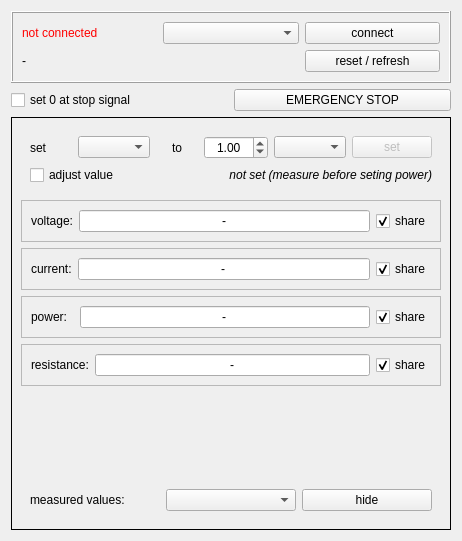
<?xml version="1.0" encoding="UTF-8"?>
<ui version="4.0">
 <class>eaps8000UsbWindow</class>
 <widget class="QWidget" name="eaps8000UsbWindow">
  <property name="geometry">
   <rect>
    <x>0</x>
    <y>0</y>
    <width>462</width>
    <height>541</height>
   </rect>
  </property>
  <property name="windowTitle">
   <string>EAPS 8000 Usb</string>
  </property>
  <layout class="QGridLayout" name="gridLayout_8">
   <item row="0" column="0" colspan="2">
    <widget class="QFrame" name="frame_connection">
     <property name="frameShape">
      <enum>QFrame::Box</enum>
     </property>
     <property name="frameShadow">
      <enum>QFrame::Raised</enum>
     </property>
     <layout class="QGridLayout" name="gridLayout_4">
      <item row="0" column="0">
       <widget class="QLabel" name="lbl_status">
        <property name="styleSheet">
         <string notr="true">color: red;</string>
        </property>
        <property name="text">
         <string>not connected</string>
        </property>
       </widget>
      </item>
      <item row="0" column="1">
       <widget class="QComboBox" name="cob_ports"/>
      </item>
      <item row="0" column="2">
       <widget class="QPushButton" name="btn_connect">
        <property name="text">
         <string>connect</string>
        </property>
       </widget>
      </item>
      <item row="1" column="2">
       <widget class="QPushButton" name="btn_resetInfo">
        <property name="text">
         <string>reset / refresh</string>
        </property>
       </widget>
      </item>
      <item row="1" column="0" colspan="2">
       <widget class="QLabel" name="lbl_info">
        <property name="text">
         <string>-</string>
        </property>
       </widget>
      </item>
     </layout>
    </widget>
   </item>
   <item row="1" column="0">
    <widget class="QCheckBox" name="chb_setZeroAtStopSignal">
     <property name="text">
      <string>set 0 at stop signal</string>
     </property>
    </widget>
   </item>
   <item row="1" column="1">
    <widget class="QPushButton" name="btn_emergencyStop">
     <property name="text">
      <string>EMERGENCY STOP</string>
     </property>
    </widget>
   </item>
   <item row="2" column="0" colspan="2">
    <widget class="QFrame" name="frame_values">
     <property name="enabled">
      <bool>true</bool>
     </property>
     <property name="frameShape">
      <enum>QFrame::Box</enum>
     </property>
     <layout class="QGridLayout" name="gridLayout_9">
      <item row="0" column="0">
       <widget class="QFrame" name="frame_setValues">
        <layout class="QGridLayout" name="gridLayout_5">
         <item row="0" column="0">
          <widget class="QLabel" name="lbl_setValue_lbl">
           <property name="text">
            <string>set</string>
           </property>
          </widget>
         </item>
         <item row="0" column="1">
          <widget class="QComboBox" name="cob_setValue"/>
         </item>
         <item row="0" column="2">
          <widget class="QLabel" name="lbl_setTo_lbl">
           <property name="sizePolicy">
            <sizepolicy hsizetype="Preferred" vsizetype="Preferred">
             <horstretch>0</horstretch>
             <verstretch>0</verstretch>
            </sizepolicy>
           </property>
           <property name="text">
            <string>to</string>
           </property>
           <property name="alignment">
            <set>Qt::AlignCenter</set>
           </property>
          </widget>
         </item>
         <item row="0" column="3">
          <widget class="QDoubleSpinBox" name="dsp_setValue">
           <property name="alignment">
            <set>Qt::AlignCenter</set>
           </property>
           <property name="decimals">
            <number>2</number>
           </property>
           <property name="maximum">
            <double>999.990000000000009</double>
           </property>
           <property name="value">
            <double>1.000000000000000</double>
           </property>
          </widget>
         </item>
         <item row="0" column="4">
          <widget class="QComboBox" name="cob_setValueUnit"/>
         </item>
         <item row="0" column="5">
          <widget class="QPushButton" name="btn_setValue">
           <property name="enabled">
            <bool>false</bool>
           </property>
           <property name="text">
            <string>set</string>
           </property>
          </widget>
         </item>
         <item row="1" column="0" colspan="3">
          <widget class="QCheckBox" name="chb_adjustSetValue">
           <property name="text">
            <string>adjust value</string>
           </property>
          </widget>
         </item>
         <item row="1" column="3" colspan="3">
          <widget class="QLabel" name="lbl_setValueSet">
           <property name="font">
            <font>
             <italic>true</italic>
            </font>
           </property>
           <property name="text">
            <string>&lt;html&gt;&lt;head/&gt;&lt;body&gt;&lt;p&gt;not set (measure before seting power)&lt;/p&gt;&lt;/body&gt;&lt;/html&gt;</string>
           </property>
           <property name="alignment">
            <set>Qt::AlignRight|Qt::AlignTrailing|Qt::AlignVCenter</set>
           </property>
          </widget>
         </item>
        </layout>
       </widget>
      </item>
      <item row="1" column="0">
       <widget class="QFrame" name="frame_voltage">
        <property name="frameShape">
         <enum>QFrame::StyledPanel</enum>
        </property>
        <property name="frameShadow">
         <enum>QFrame::Raised</enum>
        </property>
        <layout class="QGridLayout" name="gridLayout">
         <item row="0" column="0">
          <widget class="QLabel" name="lbl_voltage_lbl">
           <property name="text">
            <string>voltage:</string>
           </property>
          </widget>
         </item>
         <item row="0" column="1">
          <widget class="QLineEdit" name="txt_voltage">
           <property name="text">
            <string>-</string>
           </property>
           <property name="alignment">
            <set>Qt::AlignCenter</set>
           </property>
           <property name="readOnly">
            <bool>true</bool>
           </property>
          </widget>
         </item>
         <item row="0" column="2">
          <widget class="QCheckBox" name="chb_shareVoltage">
           <property name="text">
            <string>share</string>
           </property>
           <property name="checked">
            <bool>true</bool>
           </property>
          </widget>
         </item>
        </layout>
       </widget>
      </item>
      <item row="2" column="0">
       <widget class="QFrame" name="frame_current">
        <property name="frameShape">
         <enum>QFrame::StyledPanel</enum>
        </property>
        <property name="frameShadow">
         <enum>QFrame::Raised</enum>
        </property>
        <layout class="QGridLayout" name="gridLayout_2">
         <item row="0" column="0">
          <widget class="QLabel" name="lbl_current_lbl">
           <property name="text">
            <string>current:</string>
           </property>
          </widget>
         </item>
         <item row="0" column="1">
          <widget class="QLineEdit" name="txt_current">
           <property name="text">
            <string>-</string>
           </property>
           <property name="alignment">
            <set>Qt::AlignCenter</set>
           </property>
           <property name="readOnly">
            <bool>true</bool>
           </property>
          </widget>
         </item>
         <item row="0" column="2">
          <widget class="QCheckBox" name="chb_shareCurrent">
           <property name="text">
            <string>share</string>
           </property>
           <property name="checked">
            <bool>true</bool>
           </property>
          </widget>
         </item>
        </layout>
       </widget>
      </item>
      <item row="3" column="0">
       <widget class="QFrame" name="frame_power">
        <property name="frameShape">
         <enum>QFrame::StyledPanel</enum>
        </property>
        <property name="frameShadow">
         <enum>QFrame::Raised</enum>
        </property>
        <layout class="QGridLayout" name="gridLayout_3">
         <item row="0" column="0">
          <widget class="QLabel" name="lbl_power_lbl">
           <property name="text">
            <string>power:  </string>
           </property>
          </widget>
         </item>
         <item row="0" column="1">
          <widget class="QLineEdit" name="txt_power">
           <property name="text">
            <string>-</string>
           </property>
           <property name="alignment">
            <set>Qt::AlignCenter</set>
           </property>
           <property name="readOnly">
            <bool>true</bool>
           </property>
          </widget>
         </item>
         <item row="0" column="2">
          <widget class="QCheckBox" name="chb_sharePower">
           <property name="text">
            <string>share</string>
           </property>
           <property name="checked">
            <bool>true</bool>
           </property>
          </widget>
         </item>
        </layout>
       </widget>
      </item>
      <item row="4" column="0">
       <widget class="QFrame" name="frame_resistance">
        <property name="frameShape">
         <enum>QFrame::StyledPanel</enum>
        </property>
        <property name="frameShadow">
         <enum>QFrame::Raised</enum>
        </property>
        <layout class="QGridLayout" name="gridLayout_7">
         <item row="0" column="0">
          <widget class="QLabel" name="lbl_resistance_lbl">
           <property name="text">
            <string>resistance:</string>
           </property>
          </widget>
         </item>
         <item row="0" column="1">
          <widget class="QLineEdit" name="txt_resistance">
           <property name="text">
            <string>-</string>
           </property>
           <property name="alignment">
            <set>Qt::AlignCenter</set>
           </property>
           <property name="readOnly">
            <bool>true</bool>
           </property>
          </widget>
         </item>
         <item row="0" column="2">
          <widget class="QCheckBox" name="chb_shareResistance">
           <property name="text">
            <string>share</string>
           </property>
           <property name="checked">
            <bool>true</bool>
           </property>
          </widget>
         </item>
        </layout>
       </widget>
      </item>
      <item row="5" column="0">
       <spacer name="verticalSpacer">
        <property name="orientation">
         <enum>Qt::Vertical</enum>
        </property>
        <property name="sizeHint" stdset="0">
         <size>
          <width>20</width>
          <height>40</height>
         </size>
        </property>
       </spacer>
      </item>
      <item row="6" column="0">
       <widget class="QFrame" name="frame_measuredValues">
        <property name="frameShape">
         <enum>QFrame::NoFrame</enum>
        </property>
        <property name="frameShadow">
         <enum>QFrame::Raised</enum>
        </property>
        <layout class="QGridLayout" name="gridLayout_6">
         <item row="0" column="0">
          <widget class="QLabel" name="lbl_measuredValues_lbl">
           <property name="text">
            <string>measured values:</string>
           </property>
          </widget>
         </item>
         <item row="0" column="1">
          <widget class="QComboBox" name="cob_measuredValues"/>
         </item>
         <item row="0" column="2">
          <widget class="QPushButton" name="btn_measuredValuesVisibility">
           <property name="text">
            <string>hide</string>
           </property>
          </widget>
         </item>
        </layout>
       </widget>
      </item>
     </layout>
    </widget>
   </item>
  </layout>
 </widget>
 <resources/>
 <connections/>
</ui>
